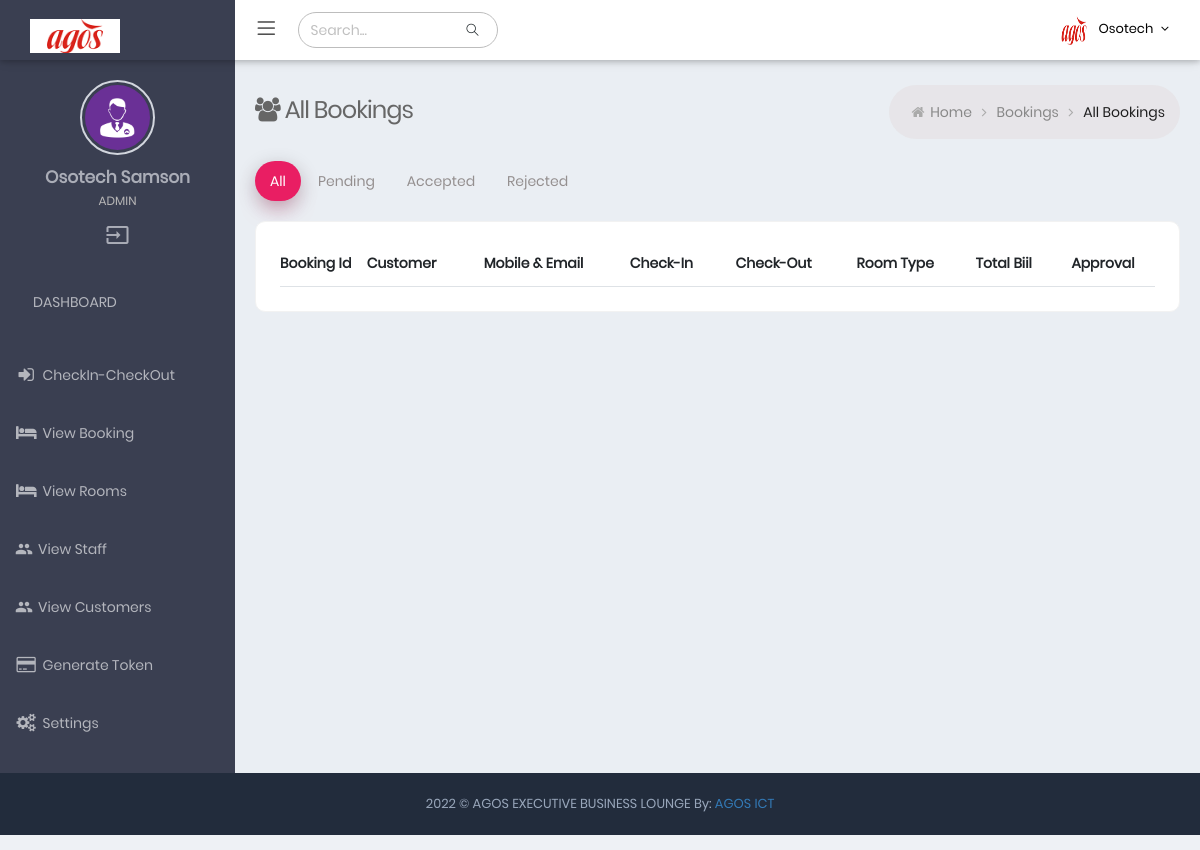
The app's page /view-booking (signed in) with its own data.
### tables this page shows
CREATE TABLE IF NOT EXISTS `tbl_settings` (
  `id` int(1) NOT NULL AUTO_INCREMENT,
  `company_name` varchar(255) DEFAULT NULL,
  `phone` varchar(255) DEFAULT NULL,
  `email` varchar(255) DEFAULT NULL,
  `address` text DEFAULT NULL,
  `country` varchar(255) DEFAULT NULL,
  `lga` varchar(255) DEFAULT NULL,
  `state` varchar(255) DEFAULT NULL,
  `favicon` varchar(255) DEFAULT NULL,
  `logo` varchar(255) DEFAULT NULL,
  `url` varchar(255) DEFAULT NULL,
  `owner` varchar(255) DEFAULT NULL,
  `founded_year` date DEFAULT NULL,
  `short_name` varchar(20) DEFAULT NULL,
  PRIMARY KEY (`id`)
);

CREATE TABLE IF NOT EXISTS `admin_tbl` (
  `id` int(11) NOT NULL AUTO_INCREMENT,
  `username` varchar(50) DEFAULT NULL,
  `email` varchar(255) DEFAULT NULL,
  `password` varchar(255) DEFAULT NULL,
  `fullname` varchar(255) DEFAULT NULL,
  `role_type` varchar(50) NOT NULL DEFAULT 'Admin',
  `status` tinyint(1) NOT NULL DEFAULT 0 COMMENT '0= not active, 1=active',
  `verified` tinyint(1) NOT NULL DEFAULT 0 COMMENT '0=not verified, 1= verified',
  `is_online` tinyint(1) NOT NULL DEFAULT 0 COMMENT '0=offline, 1=online',
  `created_at` date NOT NULL,
  PRIMARY KEY (`id`)
);

### Helper/helper.php (called while the page is built, shortened)
<?php
$Database = new Database();
$dbh = $Database->osotech_connect();
$Alert = new Alert();
$Core = new Core($dbh, $Alert);
$Admin = new Admin($dbh, $Core, $Alert);
$Admin->isAdminLoggedIn();
$admin_data = $Admin->getAdminById($_SESSION['AGOS_ADMIN_UNIQUE_ID']);
$app_data = $Admin->getAppInfo();

### App/Controller/Admin.php (called while the page is built, shortened)
<?php
class Admin
{
  private PDO $dbh;
  private $table = "admin_tbl";
  public function __construct($dbh, $Core, $Alert)
  {
    $this->dbh = $dbh;
  }
  public function getAdminById($aid)
  {
    $sql = "SELECT * FROM `{$this->table}` WHERE id=? LIMIT 1";
    $this->stmt = $this->dbh->prepare($sql);
    $this->response = $this->stmt->execute([$aid]);
    if ($this->stmt->rowCount() == '1') {
      $this->response = $this->stmt->fetch();
      return $this->response;
      $this->dbh = null;
    }
  }
  public function getAppInfo()
  {
    $sql = "SELECT * FROM `tbl_settings` WHERE id=1 LIMIT 1";
    $this->stmt = $this->dbh->prepare($sql);
    $this->response = $this->stmt->execute();
    if ($this->stmt->rowCount() > 0) {
      $this->response = $this->stmt->fetch();
      return $this->response;
      $this->dbh = null;
    }
  }
}

### view-booking.php (the view, shortened to what this page needs)
<?php
require_once "Helper/helper.php";
?>
<!DOCTYPE html>
<html lang="en">
<head>
  <?php include_once("Inc/DatatableHeaderScript.php"); ?>
</head>
<body
  class="page-header-fixed sidemenu-closed-hidelogo page-content-white page-md header-white dark-sidebar-color logo-dark">
  <div class="page-wrapper">
    <?php include_once "Inc/Header.php" ?>
    <div class="page-container">
      <?php include_once "Inc/TopSidebar.php"; ?>
      <div class="page-content-wrapper">
        <div class="page-content">
          <div class="page-bar">
            <div class="page-title-breadcrumb">
              <div class=" pull-left">
                <div class="page-title"><span class="fa fa-users fa-1x"></span> All Bookings</div>
              </div>
              <ol class="breadcrumb page-breadcrumb pull-right">
                <li><i class="fa fa-home"></i>&nbsp;<a class="parent-item" href="./">Home</a>&nbsp;<i
                    class="fa fa-angle-right"></i>
                </li>
                <li><a class="parent-item" href="#">Bookings</a>&nbsp;<i class="fa fa-angle-right"></i>
                </li>
                <li class="active">All Bookings</li>
              </ol>
            </div>
          </div>
          <ul class="nav nav-pills nav-pills-rose">
            <li class="nav-item tab-all"><a class="nav-link active show" href="#tab4" data-bs-toggle="tab">All
              </a>
            </li>
            <li class="nav-item tab-all"><a class="nav-link show" href="#tab1" data-bs-toggle="tab">Pending
              </a>
            </li>
            <li class="nav-item tab-all"><a class="nav-link" href="#tab2" data-bs-toggle="tab">Accepted </a>
            </li>
            <li class="nav-item tab-all"><a class="nav-link" href="#tab3" data-bs-toggle="tab">Rejected</a>
            </li>
          </ul>
          <div class="tab-content tab-space">
            <div class="tab-pane active show" id="tab4">
              <div class="row">
                <div class="col-md-12">
                  <div class="card-box">
                    <div class="card-body">
                      <div class="table-scrollable table-responsive">
                        <table class="table table-checkable order-column full-width text-center osotech_datatable">
                          <thead>
                            <tr>
                              <th class="center">Booking Id</th>
                              <th class="center"> Customer </th>
                              <th class="center"> Mobile & Email </th>
                              <th class="center"> Check-In </th>
                              <th class="center"> Check-Out </th>
                              <th class="center"> Room Type </th>
                              <th class="center">Total Biil</th>
                              <th class="center"> Approval </th>
                            </tr>
                          </thead>
                        </table>
                      </div>
                    </div>
                  </div>
                </div>
              </div>
            </div>
          </div>
        </div>
      </div>
    </div>
    <?php include_once "Inc/Footer.php"; ?>
  </div>
</body>
</html>

### Inc/Header.php (shortened to what this page needs)
<div class="page-header navbar navbar-fixed-top">
  <div class="page-header-inner ">
    <div class="page-logo">
      <a href="./">
        <img alt="" class="logo-default img-fluid" width="100" height="50"
          src="image/<?php echo $app_data->logo == NULL || $app_data->logo == "" ? 'agos-logo.jpg' : $app_data->logo; ?>">
        <span class="logo-default"></span> </a>
    </div>
    <ul class="nav navbar-nav navbar-left in">
      <li><a href="javascript:void(0);" class="menu-toggler sidebar-toggler"><i class="icon-menu"></i></a></li>
    </ul>
    <form class="search-form-opened" action="#" method="GET">
      <div class="input-group">
        <input type="text" class="form-control" placeholder="Search..." name="query">
        <span class="input-group-btn search-btn">
          <a href="javascript:;" class="btn submit">
            <i class="icon-magnifier"></i>
          </a>
        </span>
      </div>
    </form>
    <?php include_once "Inc/TopMenuBar.php"; ?>
  </div>
</div>

### Inc/TopMenuBar.php (shortened to what this page needs)
<div class="top-menu">
  <ul class="nav navbar-nav pull-right">
    <li class="dropdown dropdown-user">
      <a href="javascript:;" class="dropdown-toggle" data-bs-toggle="dropdown" data-hover="dropdown"
        data-close-others="true">
        <img alt="" class="img-circle" width="40" height="60"
          src="image/<?php echo $app_data->logo == NULL || $app_data->logo == "" ? 'agos-logo.jpg' : $app_data->logo; ?>" />
        <span class="username username-hide-on-mobile"> <?php echo ucfirst($admin_data->username); ?> </span>
        <i class="fa fa-angle-down"></i>
      </a>
    </li>
  </ul>
</div>

### Inc/TopSidebar.php (shortened to what this page needs)
<div class="sidebar-container">
  <div class="sidemenu-container navbar-collapse collapse fixed-menu">
    <div id="remove-scroll">
      <ul class="sidemenu page-header-fixed p-t-20" data-keep-expanded="false" data-auto-scroll="true"
        data-slide-speed="200">
        <li class="sidebar-user-panel">
          <div class="user-panel">
            <div class="row">
              <div class="sidebar-userpic">
                <img src="assets/img/user-image.jpg" class="img-responsive" alt="">
              </div>
            </div>
            <div class="profile-usertitle">
              <div class="sidebar-userpic-name"> <?php echo ucfirst($admin_data->fullname); ?> </div>
              <div class="profile-usertitle-job"> <?php echo strtoupper($admin_data->role_type); ?> </div>
            </div>
            <div class="sidebar-userpic-btn">
              <a class="tooltips" onclick="return confirm('Do you really want to Sign Out?');"
                href="logout?action=destroy_admin_session" data-placement="top" data-original-title="Logout">
                <i class="material-icons">input</i>
              </a>
            </div>
          </div>
        </li>
        <li class="menu-heading">
          <a href="./" class="nav-link ">
            <span class="text-center">DASHBOARD</span>
          </a>
        </li>
        <li class="nav-item">
          <a href="checkin" class="nav-link ">
            <i class="fa fa-sign-in"></i>
            <span class="title">CheckIn-CheckOut</span>
          </a>
        </li>
        <li class="nav-item">
          <a href="view-booking" class="nav-link ">
            <i class="fa fa-bed"></i>
            <span class="title">View Booking</span>
          </a>
        </li>
        <li class="nav-item">
          <a href="rooms" class="nav-link ">
            <i class="fa fa-bed"></i>
            <span class="title">View Rooms</span>
          </a>
        </li>
        <li class="nav-item">
          <a href="view-manager" class="nav-link ">
            <i class="material-icons">group</i>
            <span class="title">View Staff</span>
          </a>
        </li>
        <li class="nav-item">
          <a href="view-customer" class="nav-link ">
            <i class="material-icons">group</i>
            <span class="title">View Customers</span>
          </a>
        </li>
        <li class="nav-item">
          <a href="generate" class="nav-link ">
            <i class="fa fa-credit-card" aria-hidden="true"></i>
            <span class="title">Generate Token</span>
          </a>
        </li>
        <li class="nav-item">
          <a href="profile" class="nav-link ">
            <i class="fa fa-cogs" aria-hidden="true"></i>
            <span class="title">Settings</span>
          </a>
        </li>
      </ul>
    </div>
  </div>
</div>

### Inc/Footer.php (shortened to what this page needs)
<div class="page-footer">
  <div class="page-footer-inner"> <?php echo date("Y") ?> &copy; <?php echo ucwords($app_data->company_name) ?> <span>
      By:</span>
    <a href="mailto:<?php echo ucwords($app_data->email) ?>" target="_top" class="makerCss">
      <?php echo strtoupper($app_data->short_name) ?>
    </a>
  </div>
</div>

### assets/css/material_style.css (style rules this page uses)
.material-icons { font-family: "Material Icons"; font-weight: normal; font-style: normal; font-size: 24px; display: inline-block; line-height: 1; text-transform: none; letter-spacing: normal; word-wrap: normal; white-space: nowrap; direction: ltr; -webkit-font-smoothing: antialiased; text-rendering: optimizeLegibility; -moz-osx-font-smoothing: grayscale; font-feature-settings: "liga"; }
.full-width { width: 100% !important; }
.page-header.navbar .page-logo { line-height: 1.7 !important; }

### assets/css/responsive.css (style rules this page uses)
@media only screen and (min-width:768px) { .navbar-left { float: left!important; } }
@media (min-width:768px) { .navbar-nav>li { float: left; } }
@media (min-width:992px) { .sidemenu-container { width: 235px; float: left; position: relative; margin-right: -100% } }
@media (min-width:992px) { .sidemenu-container.collapse { display: block; max-height: none !important } }
@media (min-width:992px) { .page-content-wrapper { float: left; width: 100% } }
@media (min-width:992px) { .page-content-wrapper .page-content { margin-left: 235px; margin-top: 0; min-height: 600px; padding: 25px 20px 10px } }
@media (min-width:992px) { .page-footer { clear: left } }

### assets/css/theme-color.css (style rules this page uses)
:root { --sidebar-color: #ffffff; --sidebar-font-color: #4680ff; --logo-color: #222c3c; --header-color: #6673FC; }
.dark-sidebar-color .sidemenu-container { background-color: #3a3f51; }
.dark-sidebar-color .sidemenu-container .sidemenu>li>a, .dark-sidebar-color .sidemenu-closed.sidemenu-container-fixed .sidemenu-container:hover .sidemenu>li>a { color: #b4b6bd; border-bottom:none; }
.dark-sidebar-color .user-panel { color: #ccc; }
.dark-sidebar-color .page-container { background-color : #3a3f51; }
.logo-dark .page-header.navbar .page-logo { background: #3a3f51; }
.header-white .page-header.navbar { background-color: #ffffff; }
.header-white form.search-form-opened { float: left; width: 100%; max-width: 200px; background-color: transparent; color: #fff; border-radius: 30px; margin: 12px 0 0 10px; border: 1px solid #bdbdbd; }
.header-white .page-header.navbar .top-menu .navbar-nav>li.dropdown-language>.dropdown-toggle>.langname, .header-white .page-header.navbar .top-menu .navbar-nav>li.dropdown-user>.dropdown-toggle>.username, .header-white .page-header.navbar .top-menu .navbar-nav>li.dropdown-user>.dropdown-toggle>i { color: #000; }
.header-white .page-header.navbar .top-menu .navbar-nav>li.dropdown .dropdown-toggle>i { color: #000; }
.header-white .menu-toggler i.icon-menu { color: #000000; font-size: 18px; }

### records on screen
tbl_settings: logo (picture), company_name "AGOS EXECUTIVE BUSINESS LOUNGE", short_name "AGOS ICT"
admin_tbl: username "Osotech", fullname "Osotech Samson", role_type "ADMIN"
